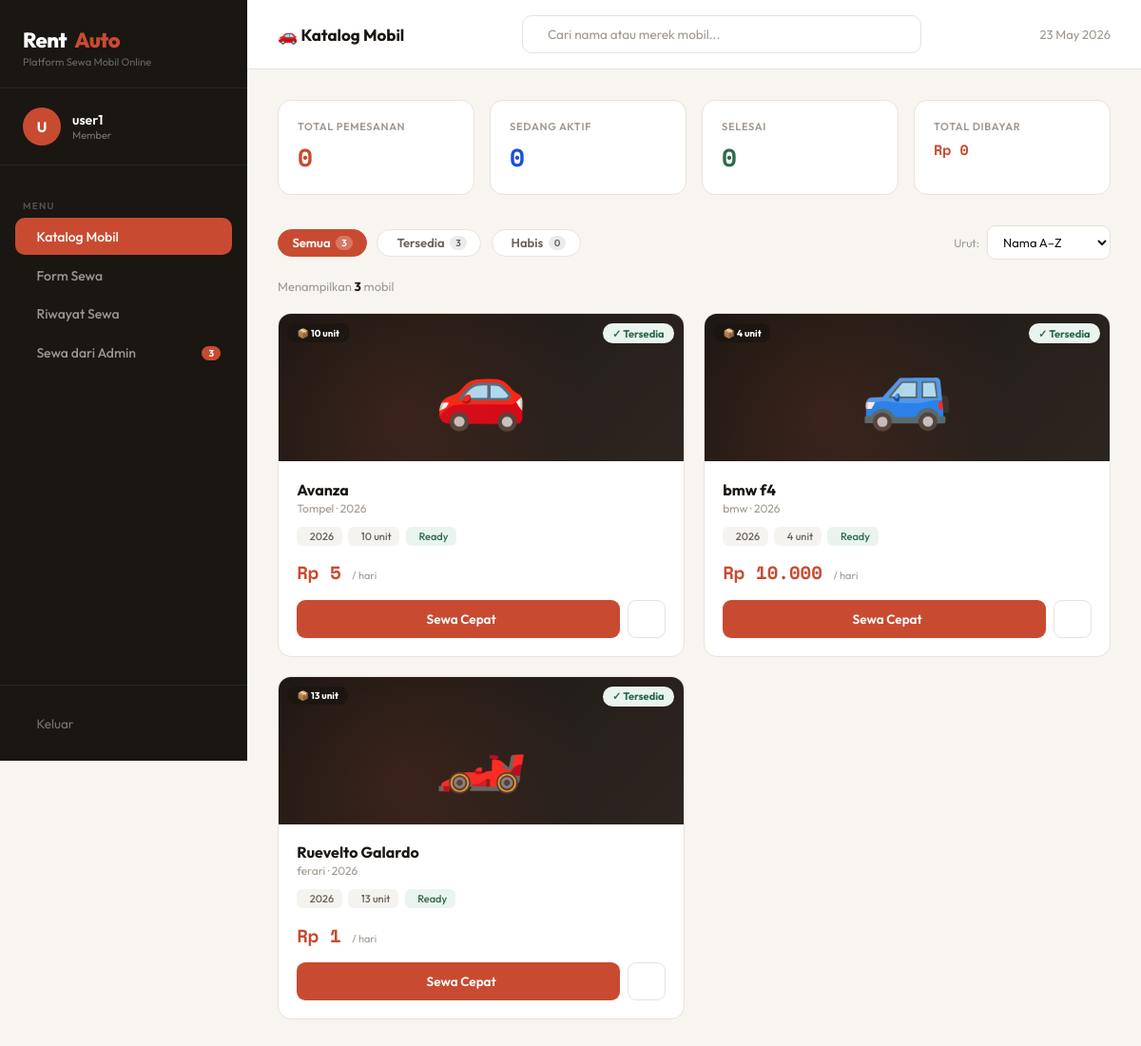
Page /dasboard.php (signed in) on the committed database.
### tables this page shows
CREATE TABLE `mobil` (
  `id_mobil` int(11) NOT NULL,
  `nama_mobil` varchar(100) DEFAULT NULL,
  `merek` varchar(100) DEFAULT NULL,
  `tahun` year(4) DEFAULT NULL,
  `harga_per_hari` decimal(15,2) DEFAULT NULL,
  `stok` int(11) DEFAULT 1,
  `status` enum('tersedia','habis') DEFAULT 'tersedia'
);

### dasboard.php (the view, shortened to what this page needs)
<?php
$conn = mysqli_connect("localhost", "root", "zwei1", "rental_mobil");
$id_user = $_SESSION['id_user'];
mysqli_query($conn, "CREATE TABLE IF NOT EXISTS mobil (
    id_mobil INT AUTO_INCREMENT PRIMARY KEY, nama_mobil VARCHAR(100), merek VARCHAR(100),
    tahun INT, harga_per_hari DECIMAL(15,2), stok INT DEFAULT 1,
    status ENUM('tersedia','habis') DEFAULT 'tersedia')");
mysqli_query($conn, "CREATE TABLE IF NOT EXISTS penyewa (
    id_penyewa INT AUTO_INCREMENT PRIMARY KEY, nama_penyewa VARCHAR(100),
    no_hp VARCHAR(20), alamat TEXT, nik VARCHAR(20),
    created_at TIMESTAMP DEFAULT CURRENT_TIMESTAMP)");
mysqli_query($conn, "CREATE TABLE IF NOT EXISTS sewa (
    id_sewa INT AUTO_INCREMENT PRIMARY KEY, id_user INT, id_mobil INT, id_penyewa INT,
    tgl_mulai DATE, tgl_selesai DATE, total_hari INT, total_bayar DECIMAL(15,2),
    status ENUM('aktif','selesai','dibatalkan') DEFAULT 'aktif',
    created_at TIMESTAMP DEFAULT CURRENT_TIMESTAMP)");
mysqli_query($conn, "DROP PROCEDURE IF EXISTS proc_tambah_sewa");
mysqli_query($conn, "CREATE PROCEDURE proc_tambah_sewa(
    IN p_id_user INT, IN p_id_mobil INT, IN p_id_penyewa INT, IN p_tgl_mulai DATE, IN p_tgl_selesai DATE)
BEGIN
    DECLARE v_harga DECIMAL(15,2); DECLARE v_stok INT;
    DECLARE v_hari INT; DECLARE v_total DECIMAL(15,2);
    SELECT harga_per_hari, stok INTO v_harga, v_stok FROM mobil WHERE id_mobil = p_id_mobil;
    SET v_hari = DATEDIFF(p_tgl_selesai, p_tgl_mulai);
    SET v_total = v_harga * v_hari;
    IF v_stok > 0 THEN
        INSERT INTO sewa (id_user, id_mobil, id_penyewa, tgl_mulai, tgl_selesai, total_hari, total_bayar)
        VALUES (p_id_user, p_id_mobil, p_id_penyewa, p_tgl_mulai, p_tgl_selesai, v_hari, v_total);
        UPDATE mobil SET stok = stok - 1 WHERE id_mobil = p_id_mobil;
        UPDATE mobil SET status = IF(stok <= 0, 'habis', 'tersedia') WHERE id_mobil = p_id_mobil;
    END IF;
END");
$tab = isset($_GET['tab']) ? $_GET['tab'] : 'catalog';
$search_q  = isset($_GET['q']) ? mysqli_real_escape_string($conn, $_GET['q']) : '';
$filter_st = isset($_GET['filter']) ? $_GET['filter'] : 'semua';
$sort_by   = isset($_GET['sort']) ? $_GET['sort'] : 'nama';
$where_catalog = "WHERE 1=1";
$order_catalog = "ORDER BY ";
if ($sort_by=='harga_asc')  $order_catalog .= "harga_per_hari ASC";
elseif ($sort_by=='harga_desc') $order_catalog .= "harga_per_hari DESC";
elseif ($sort_by=='tahun')  $order_catalog .= "tahun DESC";
else $order_catalog .= "nama_mobil ASC";
$daftar_mobil   = mysqli_query($conn, "SELECT * FROM mobil $where_catalog $order_catalog");
$total_katalog  = mysqli_num_rows($daftar_mobil);
$stat_tersedia_count = mysqli_fetch_assoc(mysqli_query($conn, "SELECT COUNT(*) c FROM mobil WHERE status='tersedia' AND stok>0"))['c'];
$stat_habis_count    = mysqli_fetch_assoc(mysqli_query($conn, "SELECT COUNT(*) c FROM mobil WHERE status='habis' OR stok<=0"))['c'];
$stat_semua_count    = mysqli_fetch_assoc(mysqli_query($conn, "SELECT COUNT(*) c FROM mobil"))['c'];
$stat_total   = mysqli_fetch_assoc(mysqli_query($conn, "SELECT COUNT(*) c FROM sewa WHERE id_user=$id_user"))['c'];
$stat_aktif   = mysqli_fetch_assoc(mysqli_query($conn, "SELECT COUNT(*) c FROM sewa WHERE id_user=$id_user AND status='aktif'"))['c'];
$stat_selesai = mysqli_fetch_assoc(mysqli_query($conn, "SELECT COUNT(*) c FROM sewa WHERE id_user=$id_user AND status='selesai'"))['c'];
$stat_bayar   = mysqli_fetch_assoc(mysqli_query($conn, "SELECT SUM(total_bayar) t FROM sewa WHERE id_user=$id_user AND status='selesai'"))['t'] ?? 0;
$sewa_dari_admin = mysqli_query($conn, "
    SELECT s.*, m.nama_mobil, m.merek, m.harga_per_hari, p.nama_penyewa, p.no_hp,
           u.username AS dibuat_oleh
    FROM sewa s JOIN mobil m ON s.id_mobil=m.id_mobil JOIN penyewa p ON s.id_penyewa=p.id_penyewa
    LEFT JOIN user u ON s.id_user=u.id_user
    WHERE u.role='admin' ORDER BY s.created_at DESC");
$jumlah_sewa_admin = mysqli_num_rows($sewa_dari_admin);
?>
<!DOCTYPE html>
<html lang="id">
<head>
  <link rel="stylesheet" href="https://cdn.jsdelivr.net/npm/@tabler/icons-webfont@latest/tabler-icons.min.css">
</head>
<body>
<aside class="sidebar">
  <div class="sidebar-brand">
    <div class="brand-logo">Rent<span class="brand-dot">Auto</span></div>
    <div class="brand-tagline">Platform Sewa Mobil Online</div>
  </div>
  <div class="sidebar-user">
    <div class="user-av"><?= strtoupper(substr($_SESSION['username'],0,1)) ?></div>
    <div>
      <div class="user-nm"><?= htmlspecialchars($_SESSION['username']) ?></div>
      <div class="user-rl">Member</div>
    </div>
  </div>
  <nav class="sidebar-nav">
    <div class="nav-label">Menu</div>
    <a href="?tab=catalog" class="nav-item <?= $tab=='catalog'?'active':'' ?>">
      <i class="ti ti-car"></i> Katalog Mobil
    </a>
    <a href="?tab=sewa" class="nav-item <?= $tab=='sewa'?'active':'' ?>">
      <i class="ti ti-file-plus"></i> Form Sewa
    </a>
    <a href="?tab=riwayat" class="nav-item <?= $tab=='riwayat'?'active':'' ?>">
      <i class="ti ti-clock-history"></i> Riwayat Sewa
    </a>
    <a href="?tab=sewa_admin" class="nav-item <?= $tab=='sewa_admin'?'active':'' ?>">
      <i class="ti ti-shield-check"></i> Sewa dari Admin
      <?php if($jumlah_sewa_admin>0): ?><span class="nav-badge"><?=$jumlah_sewa_admin?></span><?php endif;?>
    </a>
  </nav>
  <div class="sidebar-footer">
    <a href="?logout=1" class="logout-link"><i class="ti ti-logout"></i> Keluar</a>
  </div>
</aside>
<main class="main">
  <div class="topbar">
    <div class="page-ttl">
      <?php
        if ($tab=='catalog')    echo '🚗 Katalog Mobil';
        elseif ($tab=='sewa')   echo '📋 Form Sewa Mobil';
        elseif ($tab=='riwayat')echo '🕐 Riwayat Sewa';
        else                    echo '🛡️ Sewa dari Admin';
      ?>
    </div>
    <?php if($tab=='catalog'): ?>
    <form method="GET" action="" style="display:flex;align-items:center;gap:.65rem;flex:1;max-width:420px;margin:0 1.5rem;">
      <div class="search-bar" style="flex:1;max-width:100%;">
        <input type="text" name="q" placeholder="Cari nama atau merek mobil..." value="<?= htmlspecialchars($search_q) ?>">
      </div>
    </form>
    <?php endif; ?>
    <div style="font-size:13px;color:var(--muted);white-space:nowrap;"><i class="ti ti-calendar"></i> <?= date('d M Y') ?></div>
  </div>
  <div class="content">
    <div class="stats-row">
      <div class="stat-box red">
        <div class="stat-box-label">Total Pemesanan</div>
        <div class="stat-box-val"><?= $stat_total ?></div>
      </div>
      <div class="stat-box blue">
        <div class="stat-box-label">Sedang Aktif</div>
        <div class="stat-box-val"><?= $stat_aktif ?></div>
      </div>
      <div class="stat-box green">
        <div class="stat-box-label">Selesai</div>
        <div class="stat-box-val"><?= $stat_selesai ?></div>
      </div>
      <div class="stat-box">
        <div class="stat-box-label">Total Dibayar</div>
        <div class="stat-box-val" style="font-size:15px;color:var(--accent);">Rp <?= number_format($stat_bayar,0,',','.') ?></div>
      </div>
    </div>
    <div class="tab-content <?= $tab=='catalog'?'active':'' ?>">
      <div class="filter-row">
        <a href="?tab=catalog&filter=semua&sort=<?=$sort_by?>&q=<?=urlencode($search_q)?>" class="chip <?= $filter_st=='semua'?'active':'' ?>">
          Semua <span class="chip-count"><?= $stat_semua_count ?></span>
        </a>
        <a href="?tab=catalog&filter=tersedia&sort=<?=$sort_by?>&q=<?=urlencode($search_q)?>" class="chip <?= $filter_st=='tersedia'?'active':'' ?>">
          <i class="ti ti-check" style="font-size:12px;"></i> Tersedia <span class="chip-count"><?= $stat_tersedia_count ?></span>
        </a>
        <a href="?tab=catalog&filter=habis&sort=<?=$sort_by?>&q=<?=urlencode($search_q)?>" class="chip <?= $filter_st=='habis'?'active':'' ?>">
          <i class="ti ti-ban" style="font-size:12px;"></i> Habis <span class="chip-count"><?= $stat_habis_count ?></span>
        </a>
        <div style="margin-left:auto;display:flex;align-items:center;gap:.5rem;">
          <span style="font-size:12px;color:var(--muted);">Urut:</span>
          <select class="sort-select" onchange="applySort(this.value)">
            <option value="nama"       <?= $sort_by=='nama'?'selected':'' ?>>Nama A–Z</option>
          </select>
        </div>
      </div>
      <div class="result-info">
        Menampilkan <strong><?= $total_katalog ?></strong> mobil
      </div>
      <?php if ($total_katalog == 0): ?>
      <div class="section-card">
        <div class="empty-state">
          <i class="ti ti-car-off"></i>
          <p>Tidak ada mobil ditemukan.<br>
          <a href="?tab=catalog" style="color:var(--accent);font-weight:600;">Reset filter</a></p>
        </div>
      </div>
      <?php else: ?>
      <div class="catalog-grid">
        <?php
        $icons_c = ['🚗','🚙','🏎️','🚕','🛻','🚐']; $ci=0;
        while($m = mysqli_fetch_assoc($daftar_mobil)):
          $ic = $icons_c[$ci % count($icons_c)]; $ci++;
          $ok = ($m['status']=='tersedia' && $m['stok']>0);
        ?>
        <div class="car-card <?= !$ok?'unavailable':'' ?>">
          <div class="car-img">
            <?= $ic ?>
            <span class="stok-pill">📦 <?= $m['stok'] ?> unit</span>
            <span class="car-badge <?= $ok?'avail':'unavail' ?>"><?= $ok?'✓ Tersedia':'✗ Habis' ?></span>
          </div>
          <div class="car-body">
            <div class="car-name"><?= htmlspecialchars($m['nama_mobil']) ?></div>
            <div class="car-meta"><?= htmlspecialchars($m['merek']) ?> · <?= $m['tahun'] ?></div>
            <div class="car-specs">
              <span class="spec-tag"><i class="ti ti-calendar"></i> <?= $m['tahun'] ?></span>
              <span class="spec-tag"><i class="ti ti-stack-2"></i> <?= $m['stok'] ?> unit</span>
              <?php if($ok): ?>
              <span class="spec-tag" style="background:var(--green-bg);color:var(--green);"><i class="ti ti-circle-check"></i> Ready</span>
              <?php else: ?>
              <span class="spec-tag" style="background:var(--red-bg);color:var(--red);"><i class="ti ti-circle-x"></i> Kosong</span>
              <?php endif;?>
            </div>
            <div class="car-price">Rp <?= number_format($m['harga_per_hari'],0,',','.') ?> <span>/ hari</span></div>
            <div class="car-actions">
              <?php if($ok): ?>
              <button class="btn btn-primary"
                onclick="openQuickModal(<?=$m['id_mobil']?>,'<?=addslashes($m['nama_mobil'])?>','<?=addslashes($m['merek'])?>',<?=$m['tahun']?>,<?=$m['harga_per_hari']?>,<?=$m['stok']?>, '<?=$ic?>')">
                <i class="ti ti-car"></i> Sewa Cepat
              </button>
              <a href="?tab=sewa&sewa=<?=$m['id_mobil']?>" class="btn btn-icon btn-outline" title="Form Sewa Lengkap">
              </a>
              <?php else: ?>
              <button class="btn btn-disabled" disabled><i class="ti ti-ban"></i> Tidak Tersedia</button>
              <?php endif;?>
            </div>
          </div>
        </div>
        <?php endwhile; ?>
      </div>
      <?php endif; ?>
    </div>
  </div>
</main>
</body>
</html>

### rows in the picture
mobil: ic "🚗", stok "10", status "✓ Tersedia", nama_mobil "Avanza", merek "Tompel", tahun "2026", harga_per_hari "5"
mobil: ic "🚙", stok "4", status "✓ Tersedia", nama_mobil "bmw f4", merek "bmw", tahun "2026", harga_per_hari "10.000"
mobil: ic "🏎️", stok "13", status "✓ Tersedia", nama_mobil "Ruevelto Galardo", merek "ferari", tahun "2026", harga_per_hari "1"

### other values in the picture
substr($_SESSION['username'],0,1) "U"
$_SESSION['username'] "user1"
$jumlah_sewa_admin "3"
$stat_total "0"
$stat_aktif "0"
$stat_selesai "0"
$stat_bayar "0"
$stat_semua_count "3"
$stat_tersedia_count "3"
$stat_habis_count "0"
$total_katalog "3"
